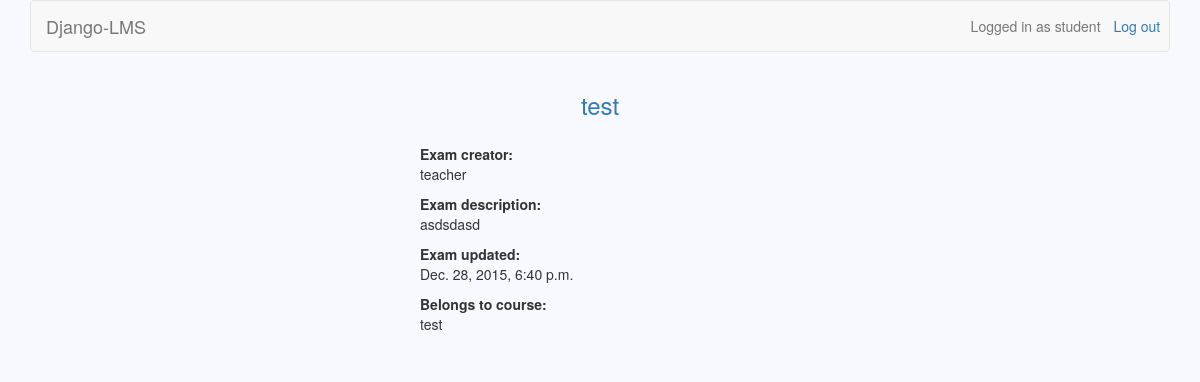
Before: /courses/27/exams/11/s (signed in) with the older database file.
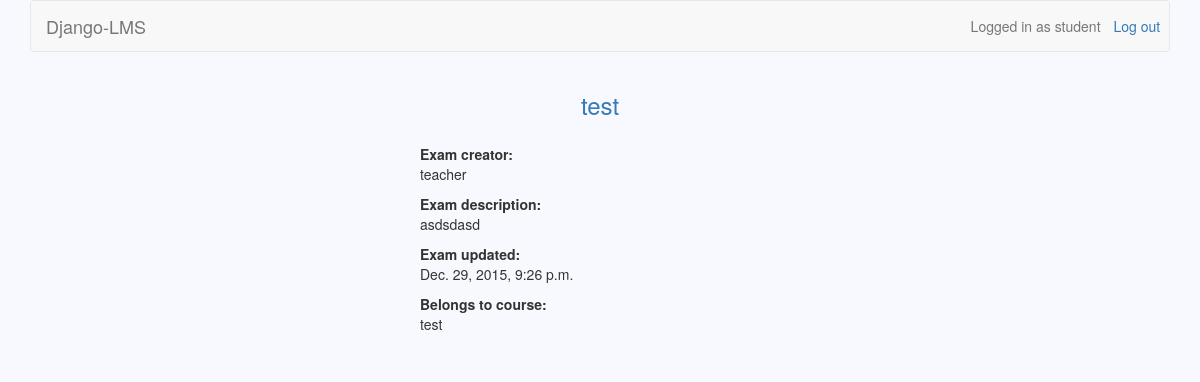
After: the same page with the newer database file.
### exams/models.py (models this page shows)
class Exam(models.Model):
	owner = models.CharField(max_length=30)
	name = models.CharField(max_length=30)
	description = models.TextField(blank=True)
	updated = models.DateTimeField(auto_now=True)
	date_to_be_taken = models.DateTimeField()
	course = models.ForeignKey(Course)
	questions = models.ManyToManyField(Question, blank=True, through='ExamQuestion')

### exams/views.py (the view)
# urls.py: url(r'^(\d+)/s$', views.view_exam, name='view_exam'),
@user_passes_test(student_check)
def view_exam(request, course_id, exam_id):
	course = Course.objects.get(id=course_id)
	exam = Exam.objects.get(id=exam_id)
	return render(request, 'view_exam.html', {'course': course, 'exam': exam})

### courses/views.py (called while the page is built)
def student_check(user):
    return not user.is_teacher

### exams/templates/view_exam.html
{% extends 'base.html' %}
{% block header_text %}{{ exam.name }}{% endblock %}
{% block dashboard %}
	<b>Exam creator:</b>
	<p>{{ exam.owner }}</p>
	<b>Exam description:</b>
	<p>{{ exam.description }}</p>
	<b>Exam updated:</b>
	<p>{{ exam.updated }}</p>
	<b>Belongs to course:</b>
	<p>{{ course.name }}</p>
{% endblock %}

Changed rows visible on the page:
changed Exam "test": updated "Dec. 28, 2015, 6:40 p.m." → "Dec. 29, 2015, 9:26 p.m."
